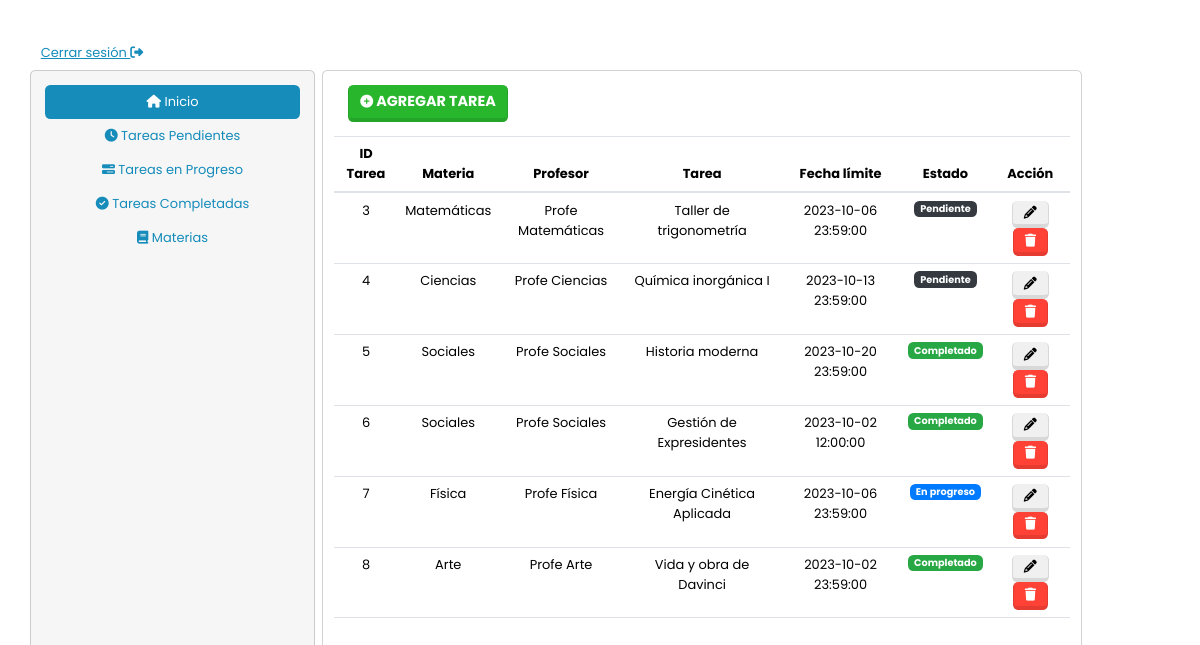
The page /home.php (signed in) on the database its author committed.
### tables this page shows
CREATE TABLE `tbl_task` (
  `tbl_task_id` int(11) NOT NULL,
  `tbl_subject_id` int(11) NOT NULL,
  `task_name` varchar(255) NOT NULL,
  `task_status` varchar(255) NOT NULL,
  `task_deadline` datetime NOT NULL
);

CREATE TABLE `tbl_subject` (
  `tbl_subject_id` int(11) NOT NULL,
  `subject_name` varchar(255) NOT NULL,
  `subject_teacher` varchar(255) NOT NULL
);

### home.php (the view, shortened to what this page needs)
<?php include('./conn/conn.php') ?>
<!DOCTYPE html>
<html lang="es">
<head>
  <link rel="stylesheet" href="./assets/style.css">
  <link rel="stylesheet" href="https://cdn.jsdelivr.net/npm/bootstrap@4.6.2/dist/css/bootstrap.min.css">
  <link rel="stylesheet" href="https://bootswatch.com/5/lumen/bootstrap.min.css">
  <link rel="stylesheet" href="https://cdnjs.cloudflare.com/ajax/libs/font-awesome/6.4.2/css/all.min.css" />
</head>
<body>
  <div class="container">
    <div class="row mt-5 gap-2">
      <a class="" href="php/logout.php">
        Cerrar sesión
        <i class="fa-solid fa-right-from-bracket"></i>
      </a>
      <div class="col-12 col-lg-3 card bg-light p-3">
        <div class="nav flex-column nav-pills" id="v-pills-tab" role="tablist" aria-orientation="vertical">
          <button class="nav-link active" id="v-pills-home-tab" data-toggle="pill" data-target="#v-pills-home" type="button" role="tab" aria-controls="v-pills-home" aria-selected="true"> <i class="fa-solid fa-home"></i> Inicio</button>
          <button class="nav-link" id="v-pills-pending-tab" data-toggle="pill" data-target="#v-pills-pending" type="button" role="tab" aria-controls="v-pills-pending" aria-selected="false"> <i class="fa-solid fa-clock"></i> Tareas Pendientes</button>
          <button class="nav-link" id="v-pills-in-progress-tab" data-toggle="pill" data-target="#v-pills-in-progress" type="button" role="tab" aria-controls="v-pills-in-progress" aria-selected="false"> <i class="fa-solid fa-bars-progress"></i> Tareas en Progreso</button>
          <button class="nav-link" id="v-pills-completed-tab" data-toggle="pill" data-target="#v-pills-completed" type="button" role="tab" aria-controls="v-pills-completed" aria-selected="false"> <i class="fa-solid fa-circle-check"></i> Tareas Completadas</button>
          <button class="nav-link" id="v-pills-subjects-tab" data-toggle="pill" data-target="#v-pills-subjects" type="button" role="tab" aria-controls="v-pills-subjects" aria-selected="false"> <i class="fa-solid fa-book"></i> Materias</button>
        </div>
      </div>
      <div class="col-12 col-lg-8 card">
        <div class="tab-content" id="v-pills-tabContent">
          <div class="tab-pane fade show active" id="v-pills-home" role="tabpanel" aria-labelledby="v-pills-home-tab">
            <button type="button" class="btn btn-success m-3" data-toggle="modal" data-target="#taskModal">
              <i class="fa-solid fa-circle-plus"></i>
              Agregar Tarea
            </button>
            <table class="table table-hover task-list">
              <thead class="text-center">
                <tr>
                  <th scope="col">ID Tarea</th>
                  <th scope="col">Materia</th>
                  <th scope="col">Profesor</th>
                  <th scope="col">Tarea</th>
                  <th scope="col">Fecha límite</th>
                  <th scope="col">Estado</th>
                  <th scope="col">Acción</th>
                </tr>
              </thead>
              <tbody class="text-center">
                <?php
                $stmt = $conn->prepare("
                                        SELECT * FROM `tbl_task`
                                        LEFT JOIN `tbl_subject` ON
                                            `tbl_task`.`tbl_subject_id` =
                                            `tbl_subject`.`tbl_subject_id`
                                    ");
                $stmt->execute();
                $result = $stmt->fetchAll();
                foreach ($result as $row) {
                  $taskID = $row['tbl_task_id'];
                  $subjectName = $row['subject_name'];
                  $subjectTeacher = $row['subject_teacher'];
                  $taskName = $row['task_name'];
                  $taskDeadline = $row['task_deadline'];
                  $taskStatus = $row['task_status'];
                ?>
                  <tr>
                    <td id="taskID-<?= $taskID ?>">
                      <?php echo $taskID ?>
                    </td>
                    <td id="taskSubjectName-<?= $taskID ?>">
                      <?php echo $subjectName ?>
                    </td>
                    <td id="taskSubjectTeacher-<?= $taskID ?>">
                      <?php echo $subjectTeacher ?>
                    </td>
                    <td id="taskName-<?= $taskID ?>">
                      <?php echo $taskName ?>
                    </td>
                    <td id="taskDeadline-<?= $taskID ?>">
                      <?php echo $taskDeadline ?>
                    </td>
                    <td id="taskStatus-<?= $taskID ?>">
                      <?php
                      $badgeClass = $taskStatus == 'Pendiente' ? 'badge-dark' : ($taskStatus == 'En progreso' ? 'badge-primary' : 'badge-success');
                      ?>
                      <span class="badge <?= $badgeClass ?>"> <?= $taskStatus ?> </span>
                    </td>
                    <td>
                      <button type="button" class="btn btn-secondary" title="Update" onclick="update_task(<?php echo $taskID ?>)"><i class="fa-solid fa-pencil"></i></button>
                      <button type="button" class="btn btn-danger" title="Delete" onclick="delete_task(<?php echo $taskID ?>)"><i class="fa-solid fa-trash"></i></button>
                    </td>
                  </tr>
                <?php
                }
                ?>
              </tbody>
            </table>
          </div>
        </div>
      </div>
    </div>
  </div>
</body>
</html>

### assets/style.css (style rules this page uses)
* { margin: 0; padding: 0; font-family: "Poppins", sans-serif; font-size: 0.9rem; }
.tab-content { min-height: 90vh; max-height: 90vh; overflow: auto; }

### rows shown on the page
tbl_task: tbl_task_id "3", tbl_subject.subject_name "Matemáticas", tbl_subject.subject_teacher "Profe Matemáticas", task_name "Taller de trigonometría", task_deadline "2023-10-06 23:59:00", task_status "Pendiente"
tbl_task: tbl_task_id "4", tbl_subject.subject_name "Ciencias", tbl_subject.subject_teacher "Profe Ciencias", task_name "Química inorgánica I", task_deadline "2023-10-13 23:59:00", task_status "Pendiente"
tbl_task: tbl_task_id "5", tbl_subject.subject_name "Sociales", tbl_subject.subject_teacher "Profe Sociales", task_name "Historia moderna", task_deadline "2023-10-20 23:59:00", task_status "Completado"
tbl_task: tbl_task_id "6", tbl_subject.subject_name "Sociales", tbl_subject.subject_teacher "Profe Sociales", task_name "Gestión de Expresidentes", task_deadline "2023-10-02 12:00:00", task_status "Completado"
tbl_task: tbl_task_id "7", tbl_subject.subject_name "Física", tbl_subject.subject_teacher "Profe Física", task_name "Energía Cinética Aplicada", task_deadline "2023-10-06 23:59:00", task_status "En progreso"
tbl_task: tbl_task_id "8", tbl_subject.subject_name "Arte", tbl_subject.subject_teacher "Profe Arte", task_name "Vida y obra de Davinci", task_deadline "2023-10-02 23:59:00", task_status "Completado"
